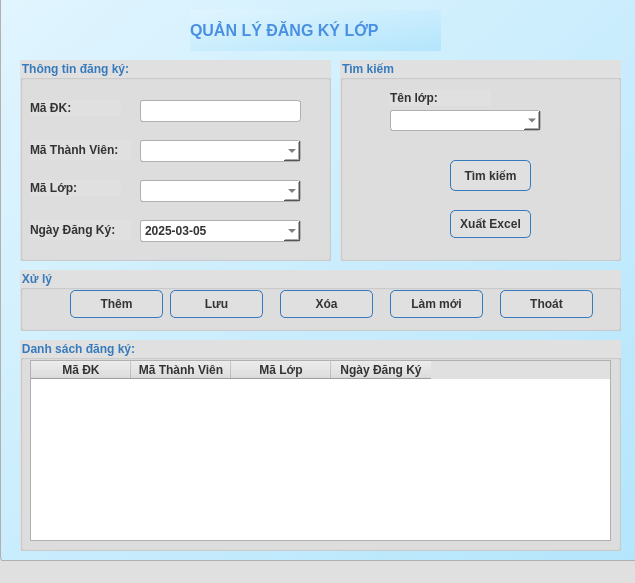
<?xml version="1.0" encoding="UTF-8"?>
<ui version="4.0">
 <class>MainWindow</class>
 <widget class="QMainWindow" name="MainWindow">
  <property name="geometry">
   <rect>
    <x>0</x>
    <y>0</y>
    <width>635</width>
    <height>583</height>
   </rect>
  </property>
  <property name="windowTitle">
   <string>MainWindow</string>
  </property>
  <property name="styleSheet">
   <string notr="true">
            QPushButton {
                background-color: #4A90E2;
                color: #FFFFFF;
                font-weight: bold;
                border: 1px solid #357ABD;
                border-radius: 5px;
            }
            QPushButton:hover {
                background-color: #357ABD;
                color: #FFFFFF;
                border: 2px solid #4A90E2;
            }
            QLabel#titleLabel {
                font-size: 20px;
                font-weight: bold;
                color: #357ABD;
            }
            QWidget {
                background-color: #E0E0E0;
                color: #333333;
                font-weight: bold;
            }
            QLineEdit, QDateEdit {
                background-color: #FFFFFF;
                color: #333333;
                border: 1px solid #B0B0B0;
                border-radius: 3px;
                padding: 2px;
            }
            QComboBox {
                background-color: #FFFFFF;
                color: #333333;
                border: 1px solid #B0B0B0;
                border-radius: 3px;
                padding: 2px;
            }
            QGroupBox {
                font-weight: bold;
                color: #357ABD;
            }
            QTableWidget {
                background-color: #FFFFFF;
                color: #333333;
                border: 1px solid #B0B0B0;
            }
            QTableWidget::item:selected {
                background-color: #4A90E2;
                color: #FFFFFF;
            }
   </string>
  </property>
  <widget class="QWidget" name="centralwidget">
   <widget class="QLineEdit" name="lineEdit">
    <property name="geometry">
     <rect>
      <x>0</x>
      <y>-10</y>
      <width>661</width>
      <height>571</height>
     </rect>
    </property>
    <property name="styleSheet">
     <string notr="true">QWidget { background-color: qlineargradient(x1:0, y1:0, x2:1, y2:1, stop:0 #E1F5FE, stop:1 #B3E5FC); }</string>
    </property>
   </widget>
   <widget class="QGroupBox" name="groupBox_6">
    <property name="geometry">
     <rect>
      <x>20</x>
      <y>270</y>
      <width>601</width>
      <height>61</height>
     </rect>
    </property>
    <property name="font">
     <font>
      <weight>75</weight>
      <bold>true</bold>
     </font>
    </property>
    <property name="title">
     <string>Xử lý</string>
    </property>
    <widget class="QPushButton" name="btnthem">
     <property name="geometry">
      <rect>
       <x>50</x>
       <y>20</y>
       <width>93</width>
       <height>28</height>
      </rect>
     </property>
     <property name="text">
      <string>Thêm</string>
     </property>
    </widget>
    <widget class="QPushButton" name="btnlammoi">
     <property name="geometry">
      <rect>
       <x>370</x>
       <y>20</y>
       <width>93</width>
       <height>28</height>
      </rect>
     </property>
     <property name="text">
      <string>Làm mới</string>
     </property>
    </widget>
    <widget class="QPushButton" name="btnluu">
     <property name="geometry">
      <rect>
       <x>150</x>
       <y>20</y>
       <width>93</width>
       <height>28</height>
      </rect>
     </property>
     <property name="text">
      <string>Lưu</string>
     </property>
    </widget>
    <widget class="QPushButton" name="btnxoa">
     <property name="geometry">
      <rect>
       <x>260</x>
       <y>20</y>
       <width>93</width>
       <height>28</height>
      </rect>
     </property>
     <property name="text">
      <string>Xóa</string>
     </property>
    </widget>
    <widget class="QPushButton" name="btnthoat">
     <property name="geometry">
      <rect>
       <x>480</x>
       <y>20</y>
       <width>93</width>
       <height>28</height>
      </rect>
     </property>
     <property name="text">
      <string>Thoát</string>
     </property>
    </widget>
   </widget>
   <widget class="QGroupBox" name="groupBox">
    <property name="geometry">
     <rect>
      <x>20</x>
      <y>60</y>
      <width>311</width>
      <height>201</height>
     </rect>
    </property>
    <property name="font">
     <font>
      <weight>75</weight>
      <bold>true</bold>
     </font>
    </property>
    <property name="title">
     <string>Thông tin đăng ký:</string>
    </property>
    <widget class="QLabel" name="label_5">
     <property name="geometry">
      <rect>
       <x>10</x>
       <y>40</y>
       <width>91</width>
       <height>16</height>
      </rect>
     </property>
     <property name="text">
      <string>Mã ĐK:</string>
     </property>
    </widget>
    <widget class="QLabel" name="label_11">
     <property name="geometry">
      <rect>
       <x>10</x>
       <y>80</y>
       <width>101</width>
       <height>20</height>
      </rect>
     </property>
     <property name="text">
      <string>Mã Thành Viên:</string>
     </property>
    </widget>
    <widget class="QLabel" name="label_15">
     <property name="geometry">
      <rect>
       <x>10</x>
       <y>120</y>
       <width>91</width>
       <height>16</height>
      </rect>
     </property>
     <property name="text">
      <string>Mã Lớp:</string>
     </property>
    </widget>
    <widget class="QLineEdit" name="txtmadk">
     <property name="geometry">
      <rect>
       <x>120</x>
       <y>40</y>
       <width>161</width>
       <height>22</height>
      </rect>
     </property>
    </widget>
    <widget class="QLabel" name="label_16">
     <property name="geometry">
      <rect>
       <x>10</x>
       <y>160</y>
       <width>101</width>
       <height>20</height>
      </rect>
     </property>
     <property name="text">
      <string>Ngày Đăng Ký:</string>
     </property>
    </widget>
    <widget class="QDateEdit" name="txtngaydk">
     <property name="geometry">
      <rect>
       <x>120</x>
       <y>160</y>
       <width>161</width>
       <height>22</height>
      </rect>
     </property>
     <property name="displayFormat">
      <string>yyyy-MM-dd</string>
     </property>
     <property name="calendarPopup">
      <bool>true</bool>
     </property>
     <property name="date">
      <date>
       <year>2025</year>
       <month>3</month>
       <day>5</day>
      </date>
     </property>
    </widget>
    <widget class="QComboBox" name="txtmatv">
     <property name="geometry">
      <rect>
       <x>120</x>
       <y>80</y>
       <width>161</width>
       <height>22</height>
      </rect>
     </property>
    </widget>
    <widget class="QComboBox" name="txtmalop">
     <property name="geometry">
      <rect>
       <x>120</x>
       <y>120</y>
       <width>161</width>
       <height>22</height>
      </rect>
     </property>
    </widget>
   </widget>
   <widget class="QGroupBox" name="groupBox_2">
    <property name="geometry">
     <rect>
      <x>20</x>
      <y>340</y>
      <width>601</width>
      <height>211</height>
     </rect>
    </property>
    <property name="font">
     <font>
      <weight>75</weight>
      <bold>true</bold>
     </font>
    </property>
    <property name="title">
     <string>Danh sách đăng ký:</string>
    </property>
    <widget class="QTableWidget" name="tblds">
     <property name="geometry">
      <rect>
       <x>10</x>
       <y>20</y>
       <width>581</width>
       <height>181</height>
      </rect>
     </property>
     <column>
      <property name="text">
       <string>Mã ĐK</string>
      </property>
     </column>
     <column>
      <property name="text">
       <string>Mã Thành Viên</string>
      </property>
     </column>
     <column>
      <property name="text">
       <string>Mã Lớp</string>
      </property>
     </column>
     <column>
      <property name="text">
       <string>Ngày Đăng Ký</string>
      </property>
     </column>
    </widget>
   </widget>
   <widget class="QGroupBox" name="groupBox_3">
    <property name="geometry">
     <rect>
      <x>340</x>
      <y>60</y>
      <width>281</width>
      <height>201</height>
     </rect>
    </property>
    <property name="font">
     <font>
      <weight>75</weight>
      <bold>true</bold>
     </font>
    </property>
    <property name="title">
     <string>Tìm kiếm</string>
    </property>
    <widget class="QLabel" name="label_20">
     <property name="geometry">
      <rect>
       <x>50</x>
       <y>30</y>
       <width>101</width>
       <height>16</height>
      </rect>
     </property>
     <property name="text">
      <string>Tên lớp:</string>
     </property>
    </widget>
    <widget class="QComboBox" name="txtmadk_2">
     <property name="geometry">
      <rect>
       <x>50</x>
       <y>50</y>
       <width>151</width>
       <height>21</height>
      </rect>
     </property>
    </widget>
    <widget class="QPushButton" name="btnxuat">
     <property name="geometry">
      <rect>
       <x>110</x>
       <y>150</y>
       <width>81</width>
       <height>28</height>
      </rect>
     </property>
     <property name="text">
      <string>Xuất Excel</string>
     </property>
    </widget>
    <widget class="QPushButton" name="btnTimKiem">
     <property name="geometry">
      <rect>
       <x>110</x>
       <y>100</y>
       <width>81</width>
       <height>31</height>
      </rect>
     </property>
     <property name="font">
      <font>
       <weight>75</weight>
       <bold>true</bold>
      </font>
     </property>
     <property name="text">
      <string>Tìm kiếm</string>
     </property>
    </widget>
   </widget>
   <widget class="QLabel" name="label">
    <property name="geometry">
     <rect>
      <x>190</x>
      <y>10</y>
      <width>251</width>
      <height>41</height>
     </rect>
    </property>
    <property name="font">
     <font>
      <pointsize>12</pointsize>
      <weight>75</weight>
      <bold>true</bold>
     </font>
    </property>
    <property name="styleSheet">
     <string notr="true">color: #4A90E2; background-color: qlineargradient(x1:0, y1:0, x2:1, y2:1, stop:0 #E1F5FE, stop:1 #B3E5FC);</string>
    </property>
    <property name="text">
     <string>QUẢN LÝ ĐĂNG KÝ LỚP</string>
    </property>
   </widget>
  </widget>
  <widget class="QStatusBar" name="statusbar"/>
 </widget>
 <resources/>
 <connections/>
</ui>
